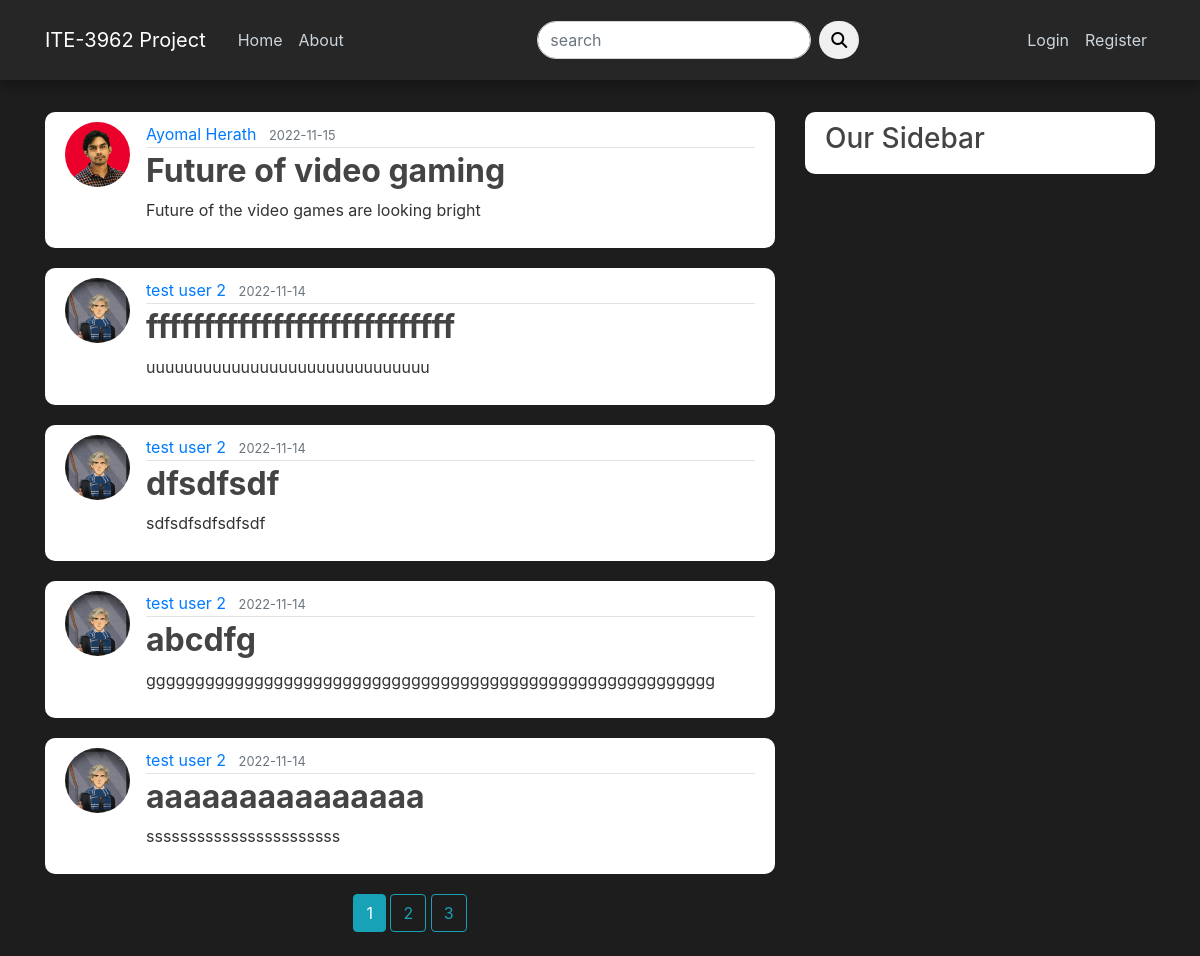
Page /home on the earlier database version.
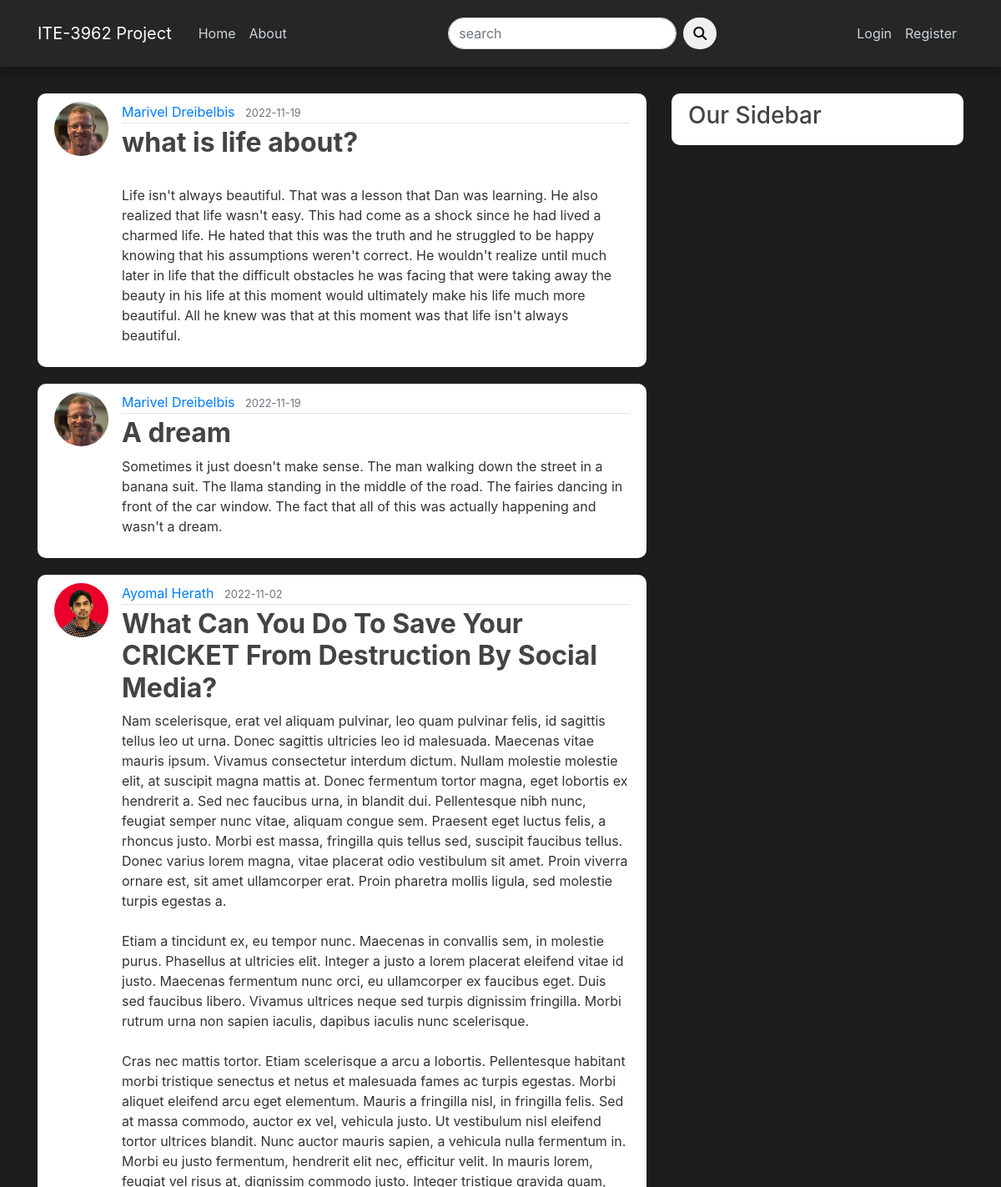
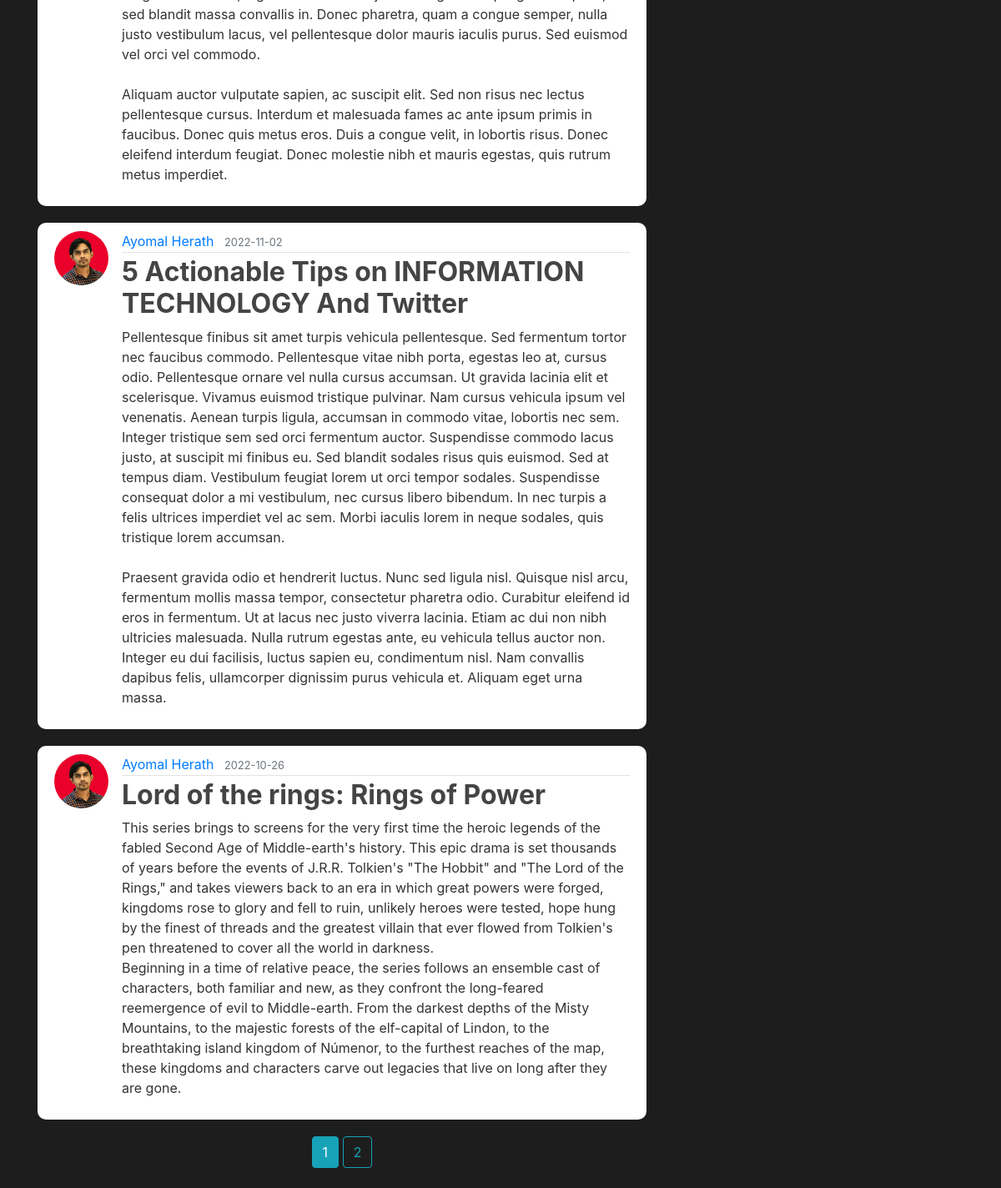
Same page on the later database version (2 pictures, top to bottom).
### blog/models.py (models this page shows, shortened)
class Post(db.Model):
    id = db.Column(db.Integer, primary_key=True)
    title = db.Column(db.String(100), nullable=False)
    date_posted = db.Column(db.DateTime, nullable=False, default=datetime.utcnow)
    content = db.Column(db.Text, nullable=False)
    post_image = db.Column(db.String(200), nullable=True)
    user_id = db.Column(db.Integer, db.ForeignKey('user.id'), nullable=False)

class User(db.Model, UserMixin):
    id = db.Column(db.Integer, primary_key=True)
    username = db.Column(db.String(20), unique=True, nullable=False)
    email = db.Column(db.String(120), unique=True, nullable=False)
    image_file = db.Column(db.String(20), nullable=False, default='default.jpg')
    password = db.Column(db.String(60), nullable=False)
    posts = db.relationship('Post', backref='author', lazy=True)

### blog/main/routes.py (the view)
@main.route("/home")
def home():
    page = request.args.get('page', 1, type=int)
    posts = Post.query.order_by(Post.date_posted.desc()).paginate(page=page, per_page=5)#pagination and post order
    return render_template('home.html', posts=posts)

### blog/users/forms.py
class SearchForm(FlaskForm):
    searched = StringField('search', validators=[DataRequired()])
    submit = SubmitField('Submit')

### blog/users/routes.py (called while the page is built)
@app.context_processor
def home():
    form = SearchForm()
    return dict(form=form)

### blog/templates/home.html (shortened to what this page needs)
{% extends "layout.html" %}
{% block content %}
    {% for post in posts.items %}
        <article class="media content-section">
            <img src="{{ url_for('static', filename='profile_pics/' + post.author.image_file)}}" class="rounded-circle article-img" alt="">
            <div class="media-body">
            <div class="article-metadata">
                <a class="mr-2" href="{{url_for('users.user_posts', username=post.author.username )}}">{{ post.author.username }}</a>
                <small class="text-muted">{{ post.date_posted.strftime('%Y-%m-%d') }}</small>
            </div>
            <h2><a class="article-title font-weight-bold" href="{{ url_for('posts.post', post_id=post.id)}}">{{ post.title }}</a></h2>
            <p class="article-content">{{ post.content }}</p>
            </div>
        </article>
    {% endfor %}
    <div class="pagi_btn text-center">
    {% for page_num in posts.iter_pages(left_edge=1, right_edge=1, left_current=1, right_current=2) %}
        {% if page_num %}
            {% if posts.page == page_num %}
                <a href="{{ url_for('main.home', page=page_num )}}" class="btn btn-info mb-4">{{ page_num }}</a>
            {% else %}
                <a href="{{ url_for('main.home', page=page_num )}}" class="btn btn-outline-info mb-4">{{ page_num }}</a>
            {% endif %}
        {% endif %}
    {% endfor %}
    </div>
{% endblock content %}

Differences in the rows shown:
removed Post: image_file (picture), author.username "Ayomal Herath", date_posted "2022-11-15", title "Future of video gaming", content "Future of the video games are looking bright"
removed Post: image_file (picture), author.username "test user 2", date_posted "2022-11-14", title "fffffffffffffffffffffffffff", content "uuuuuuuuuuuuuuuuuuuuuuuuuuuuuu"
removed Post: image_file (picture), author.username "test user 2", date_posted "2022-11-14", title "dfsdfsdf", content "sdfsdfsdfsdfsdf"
removed Post: image_file (picture), author.username "test user 2", date_posted "2022-11-14", title "abcdfg", content "gggggggggggggggggggggggggggggggggggggggggggggggggggggggggg"
removed Post: image_file (picture), author.username "test user 2", date_posted "2022-11-14", title "aaaaaaaaaaaaaaa", content "sssssssssssssssssssssss"
now on this page (row edited): Post: image_file (picture), author.username "Marivel Dreibelbis", date_posted "2022-11-19", title "what is life about?", content "Life isn't always beautiful. That was a lesson that Dan was learning. He also realized that life wasn't easy. This had come as a shock since he had lived a charmed life. He hated that this was the truth and he struggled to be happy knowing that his assumptions weren't correct. He wouldn't realize until much later in life that the difficult obstacles he was facing that were taking away the beauty in his life at this moment would ultimately make his life much more beautiful. All he knew was that at this moment was that life isn't always beautiful."
added Post: image_file (picture), author.username "Marivel Dreibelbis", date_posted "2022-11-19", title "A dream", content "Sometimes it just doesn't make sense. The man walking down the street in a banana suit. The llama standing in the middle of the road. The fairies dancing in front of the car window. The fact that all of this was actually happening and wasn't a dream."
now on this page (row unchanged): Post: image_file (picture), author.username "Ayomal Herath", date_posted "2022-11-02", title "What Can You Do To Save Your CRICKET From Destruction By Social Media?", content "Nam scelerisque, erat vel aliquam pulvinar, leo quam pulvinar felis, id sagittis tellus leo ut urna. Donec sagittis ultricies leo id malesuada. Maecenas vitae mauris ipsum. Vivamus consectetur interdum dictum. Nullam molestie molestie elit, at suscipit magna mattis at. Donec fermentum tortor magna, eget lobortis ex hendrerit a. Sed nec faucibus urna, in blandit dui. Pellentesque nibh nunc, feugiat semper nunc vitae, aliquam congue sem. Praesent eget luctus felis, a rhoncus justo. Morbi est massa, fringilla quis tellus sed, suscipit faucibus tellus. Donec varius lorem magna, vitae placerat odio vestibulum sit amet. Proin viverra ornare est, sit amet ullamcorper erat. Proin pharetra mollis…"
now on this page (row unchanged): Post: image_file (picture), author.username "Ayomal Herath", date_posted "2022-11-02", title "5 Actionable Tips on INFORMATION TECHNOLOGY And Twitter", content "Pellentesque finibus sit amet turpis vehicula pellentesque. Sed fermentum tortor nec faucibus commodo. Pellentesque vitae nibh porta, egestas leo at, cursus odio. Pellentesque ornare vel nulla cursus accumsan. Ut gravida lacinia elit et scelerisque. Vivamus euismod tristique pulvinar. Nam cursus vehicula ipsum vel venenatis. Aenean turpis ligula, accumsan in commodo vitae, lobortis nec sem. Integer tristique sem sed orci fermentum auctor. Suspendisse commodo lacus justo, at suscipit mi finibus eu. Sed blandit sodales risus quis euismod. Sed at tempus diam. Vestibulum feugiat lorem ut orci tempor sodales. Suspendisse consequat dolor a mi vestibulum, nec cursus libero bibendum. In nec turpis…"
now on this page (row unchanged): Post: image_file (picture), author.username "Ayomal Herath", date_posted "2022-10-26", title "Lord of the rings: Rings of Power", content "This series brings to screens for the very first time the heroic legends of the fabled Second Age of Middle-earth's history. This epic drama is set thousands of years before the events of J.R.R. Tolkien's \"The Hobbit\" and \"The Lord of the Rings,\" and takes viewers back to an era in which great powers were forged, kingdoms rose to glory and fell to ruin, unlikely heroes were tested, hope hung by the finest of threads and the greatest villain that ever flowed from Tolkien's pen threatened to cover all the world in darkness. Beginning in a time of relative peace, the series follows an ensemble cast of characters, both familiar and new, as they confront the long-feared reemergence of evil to…"
Other differences:
list line gone: "3"
